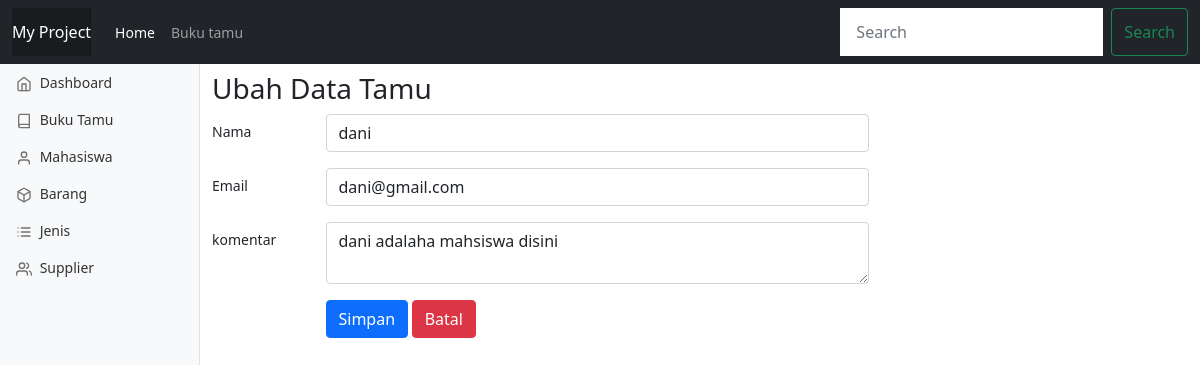
Screenshot of /index.php?p=edit_tamu&id=1 with the database file from the repository.
### tables this page shows
CREATE TABLE `tamu` (
  `id` int(11) NOT NULL,
  `name` varchar(30) NOT NULL,
  `email` varchar(25) NOT NULL,
  `comment` text NOT NULL,
  `created_at` timestamp NOT NULL DEFAULT current_timestamp()
);

### Class_koneksi.php (called while the page is built, shortened)
<?php
class Koneksi
{
	private $host = 'localhost';
    private $db = 'project';
    private $user = 'root';
    private $pass = '';
    protected $conn;
	function __construct()
	{
		if (!isset($this->conn)) {
        	$this->conn = new mysqli($this->host,$this->user,$this->pass,$this->db);
        }
        return $this->conn;
	}
}

### Class_crud.php (called while the page is built, shortened)
<?php
include 'class_koneksi.php';
class Crud extends Koneksi{
	public function readData($table,$idtable,$id_value)
	{
		$q 		= "SELECT * FROM $table";
		if ($idtable != null) {
			$q.=" WHERE $idtable='".$id_value."'";
		}
		$result = $this->conn->query($q);
		$rows 	= array();
		while($row=$result->fetch_assoc()){
			$rows[]=$row;
		}
		return $rows;
	}
}
 ?>

### tamu/edit.php (the view, shortened to what this page needs)
<?php
    include 'Class_crud.php';
    $crud   = new Crud();
    if(isset($_GET['id'])){
        $id_value   = $_GET['id'];
        $update     = $crud->readData('tamu','id',$id_value);
        foreach ($update as $rows) {
            $nama       = $rows['name'];
            $email      = $rows['email'];
            $komentar   = $rows['comment'];
        }
    }else{
        $nama = ''; $email = ''; $komentar = '';
    }
?>
<div class="col-sm-9">
    <h3>Ubah Data Tamu</h3>
    <form method="post" action="">
        <div class="form-group row mb-3">
            <label for="nama" class="col-sm-2 col-form-label">Nama</label>
            <div class="col-sm-10">
                <input type="text" name="nama" class="form-control" id="nama" value="<?=$nama ?>" required>
            </div>
        </div>
        <div class="form-group row mb-3">
            <label for="email" class="col-sm-2 col-form-label">Email</label>
            <div class="col-sm-10">
                <input type="text" name="email" class="form-control" id="email" value="<?=$email ?>">
            </div>
        </div>
        <div class="form-group row mb-3">
            <label for="komentar" class="col-sm-2 col-form-label">komentar</label>
            <div class="col-sm-10">
                <textarea class="form-control" name="komentar" cols="5"><?=$komentar ?></textarea>
            </div>
        </div>
        <div class="form-group row mb-3">
            <label class="col-sm-2 col-form-label"></label>
            <div class="col-sm-10">
                <button type="submit" class="btn btn-primary" name="submit">Simpan</button>
                <button type="reset" class="btn btn-danger" name="reset" onclick="history.back()">Batal</button>
            </div>
        </div>
    </form>
</div>

### css/dashboard.css (style rules this page uses)
body { font-size: .875rem; }

### index.php (style rules this page uses)
body { min-height: 75rem; padding-top: 4.5rem; }

### rows the page displays
tamu: nama "dani", email "dani@gmail.com", komentar "dani adalaha mahsiswa disini"
